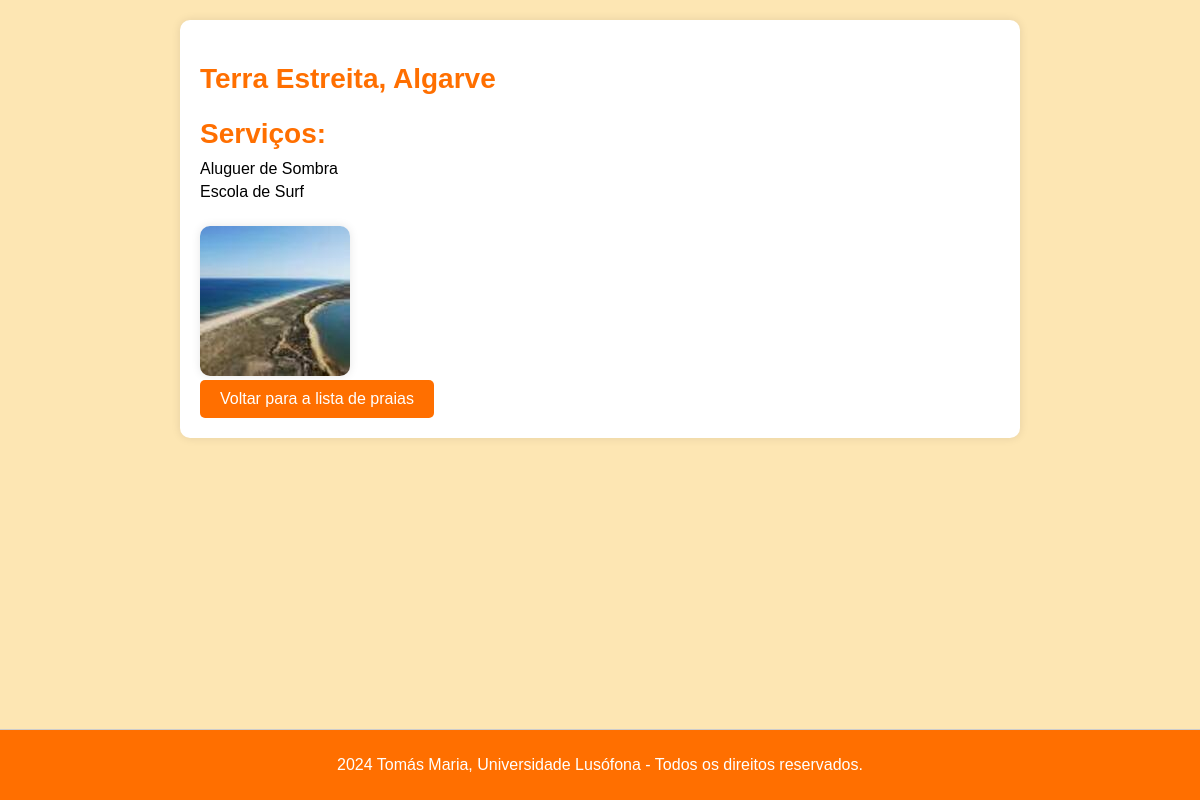
/praias/praia/Terra Estreita/, run on the app's committed database.
### praias/models.py (models this page shows, shortened)
class Praia(models.Model):
    nome = models.CharField(max_length=100)
    regiao = models.ForeignKey(Regiao, on_delete=models.CASCADE)
    servicos = models.ManyToManyField('Servico')
    foto = models.ImageField()

class Regiao(models.Model):
    nome = models.CharField(max_length=100)
    def __str__(self):
        return  self.nome

class Servico(models.Model):
    nome = models.CharField(max_length=100)

### praias/views.py (the view)
# urls.py: path('praia/<str:praia_nome>/', praia_view, name='praia'),
def praia_view(request, praia_nome):
    praia = Praia.objects.get(nome=praia_nome)
    context = {'praia': praia}
    return render(request, 'praias/praia.html', context)

### praias/templates/praias/praia.html (shortened to what this page needs)
<!DOCTYPE html>
<html lang="pt">
<head>
</head>
<body>
    <div class="container">
        <h2>{{ praia.nome }}, {{ praia.regiao }}</h2>
        <h2>Serviços:</h2>
        <ul>
            {% for servico in praia.servicos.all %}
                <li>{{ servico.nome }}</li>
            {% endfor %}
        </ul>
        <img src="{{ praia.foto.url }}" alt="{{ praia.nome }} Foto">
        <br>
        <a href="{% url 'praias:praias' %}" class="btn-voltar">Voltar para a lista de praias</a>
    </div>
    <footer>
        <p>2024 Tomás Maria, Universidade Lusófona - Todos os direitos reservados.</p>
    </footer>
</body>
</html>

### praias/templates/praias/praia.html (style rules this page uses)
body { font-family: Arial, sans-serif; background-color: #fde6b3; margin: 0; padding: 0; }
.container { max-width: 800px; margin: 20px auto; padding: 20px; background-color: #fff; border-radius: 10px; box-shadow: 0 0 10px rgba(0, 0, 0, 0.1); }
h2 { color: #ff6f00; font-size: 28px; margin-bottom: 10px; }
ul { list-style-type: none; padding: 0; margin: 0; }
li { margin-bottom: 5px; }
img { max-width: 100%; border-radius: 10px; box-shadow: 0 0 10px rgba(0, 0, 0, 0.1); margin-top: 20px; }
.btn-voltar { display: inline-block; padding: 10px 20px; background-color: #ff6f00; color: #fff; text-decoration: none; border-radius: 5px; transition: background-color 0.3s ease; }
footer { background-color: #ff6f00; color: white; text-align: center; padding: 10px 0; position: fixed; bottom: 0; width: 100%; border-top: 1px solid #ccc; }

### data on the page
Praia: nome "Terra Estreita", regiao "Algarve", foto (picture)
Servico: nome "Aluguer de Sombra"
Servico: nome "Escola de Surf"
